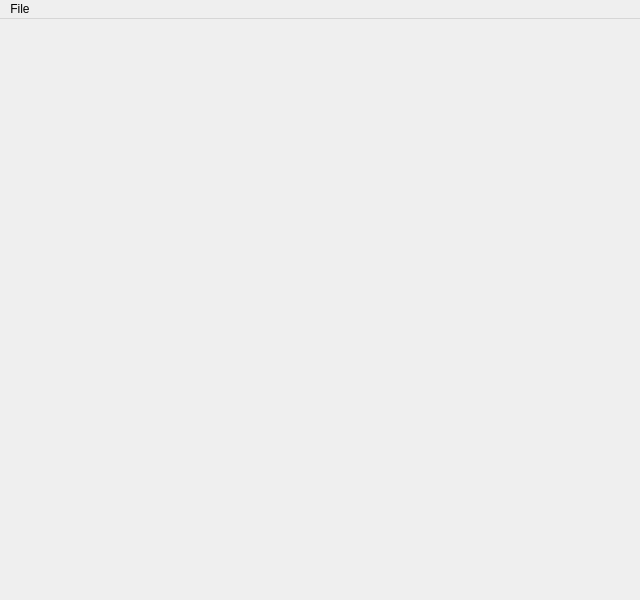
<?xml version="1.0" encoding="UTF-8"?>
<ui version="4.0">
 <class>EditorDialog</class>
 <widget class="QDialog" name="EditorDialog">
  <property name="windowModality">
   <enum>Qt::ApplicationModal</enum>
  </property>
  <property name="geometry">
   <rect>
    <x>0</x>
    <y>0</y>
    <width>640</width>
    <height>600</height>
   </rect>
  </property>
  <property name="sizePolicy">
   <sizepolicy hsizetype="Preferred" vsizetype="Preferred">
    <horstretch>0</horstretch>
    <verstretch>0</verstretch>
   </sizepolicy>
  </property>
  <property name="windowTitle">
   <string>LinkChecker source view</string>
  </property>
  <layout class="QVBoxLayout" name="verticalLayout">
   <property name="margin">
    <number>0</number>
   </property>
   <item>
    <widget class="QMenuBar" name="menubar">
     <widget class="QMenu" name="menuFile">
      <property name="title">
       <string>File</string>
      </property>
      <addaction name="actionSave"/>
     </widget>
     <addaction name="menuFile"/>
    </widget>
   </item>
   <item>
    <widget class="QFrame" name="frame">
     <property name="sizePolicy">
      <sizepolicy hsizetype="Expanding" vsizetype="Expanding">
       <horstretch>0</horstretch>
       <verstretch>0</verstretch>
      </sizepolicy>
     </property>
     <property name="frameShape">
      <enum>QFrame::NoFrame</enum>
     </property>
     <property name="frameShadow">
      <enum>QFrame::Plain</enum>
     </property>
     <property name="lineWidth">
      <number>0</number>
     </property>
    </widget>
   </item>
  </layout>
  <action name="actionSave">
   <property name="text">
    <string>Save</string>
   </property>
  </action>
 </widget>
 <resources/>
 <connections/>
</ui>
